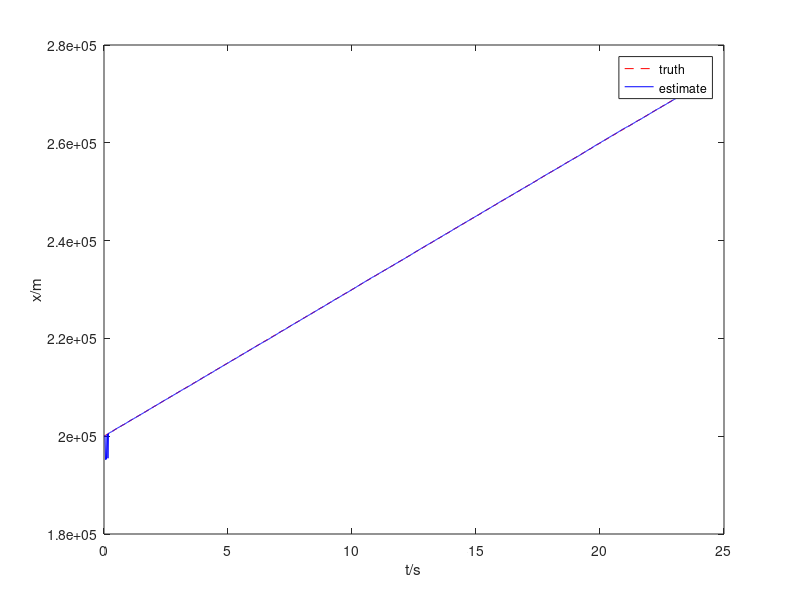
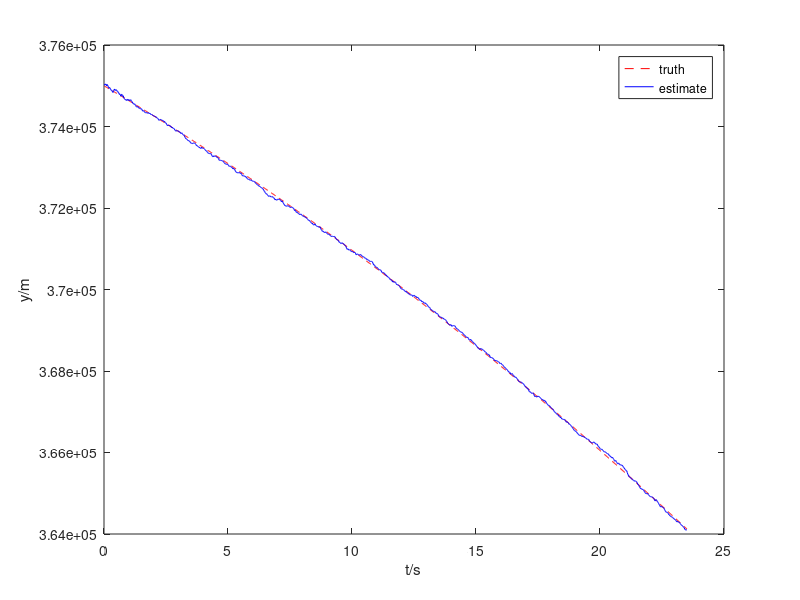
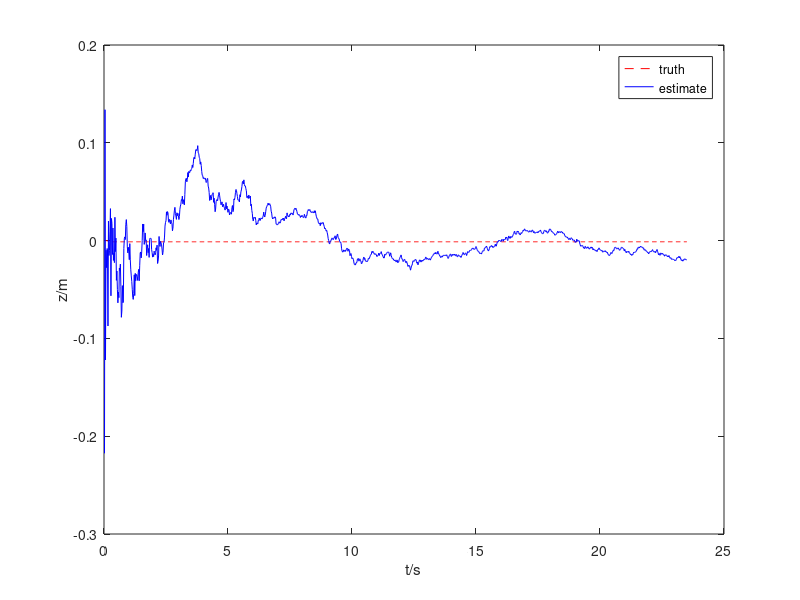
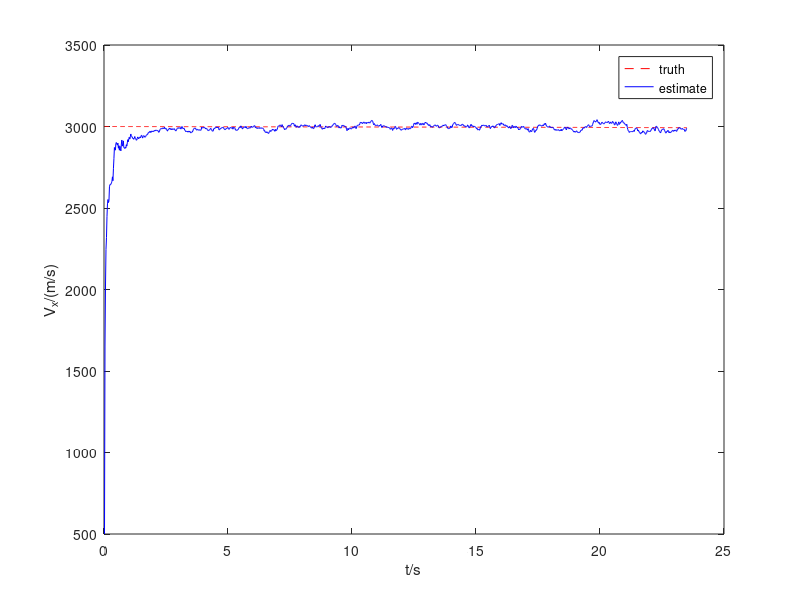

These charts were generated, in order, by the following MATLAB code: (Note: this script raises an error after producing the figures.)
% clear;
% clc;
% close all;

load truth
load est

N = truth.K;
X1 = zeros(N,6);
X2 = zeros(N,6);
X1_est = zeros(N,6);
X2_est = zeros(N,6);
for i = 1:N
    X1(i,:) = truth.X{i}(:,1)';
    X2(i,:) = truth.X{i}(:,2)';
    if size(est.X{i},2) < 2
        if i == 1
            X1_est(i,:) = zeros(1,6);
            X2_est(i,:) = zeros(1,6);   
        else
            X1_est(i,:) = X1_est(i-1,:);
            X2_est(i,:) = X2_est(i-1,:);
        end
    else
        X1_est(i,:) = est.X{i}(:,1)';
        X2_est(i,:) = est.X{i}(:,2)';
    end
end

dX1 = X1-X1_est;
dX2 = X2-X2_est;

%%%%%%%%%%%%%%%%%%%%%%%%%%%%%%%%%%%%%%%%%%%%%%%
% X = X1;
% X1 = X2;
% X2 = X;

t = 0.02*(1:N);
figure(1);
plot(t,X1(:,1),'r--');
hold on;
plot(t,X1_est(:,1),'b-');
xlabel('t/s');ylabel('x/m');
legend('truth','estimate');

figure(2);
plot(t,X1(:,2),'r--');
hold on;
plot(t,X1_est(:,2),'b-');
xlabel('t/s');ylabel('y/m');
legend('truth','estimate');

figure(3);
plot(t,X1(:,3),'r--');
hold on;
plot(t,X1_est(:,3),'b-');
xlabel('t/s');ylabel('z/m');
legend('truth','estimate');

figure(4);
plot(t,X1(:,4),'r--');
hold on;
plot(t,X1_est(:,4),'b-');
xlabel('t/s');ylabel('V_x/(m/s)');
legend('truth','estimate');

figure(5);
plot(t,X1(:,5),'r--');
hold on;
plot(t,X1_est(:,5),'b-');
xlabel('t/s');ylabel('V_y/(m/s)');
legend('truth','estimate');

figure(6);
plot(t,X1(:,6),'r--');
hold on;
plot(t,X1_est(:,6),'b-');
xlabel('t/s');ylabel('V_z/(m/s)');
legend('truth','estimate');

figure(7);
plot(t,X1(:,7),'r--');
hold on;
plot(t,X1_est(:,7),'b-');
xlabel('t/s');ylabel('a_x/(m^2/s)');
legend('truth','estimate');

figure(8);
plot(t,X1(:,8),'r--');
hold on;
plot(t,X1_est(:,8),'b-');
xlabel('t/s');ylabel('a_y/(m^2/s)');
legend('truth','estimate');

figure(9);
plot(t,X1(:,9),'r--');
hold on;
plot(t,X1_est(:,9),'b-');
xlabel('t/s');ylabel('a_z/(m/s)');
legend('truth','estimate');

%%%%%%%%%%%%%%%%%%%%%%%%%%%%%%%%%%%%%%%%%%%%
figure(11);
plot(t,X2(:,1),'r--');
hold on;
plot(t,X2_est(:,1),'b-');
xlabel('t/s');ylabel('x/m');
legend('truth','estimate');

figure(12);
plot(t,X2(:,2),'r--');
hold on;
plot(t,X2_est(:,2),'b-');
xlabel('t/s');ylabel('y/m');
legend('truth','estimate');

figure(13);
plot(t,X2(:,3),'r--');
hold on;
plot(t,X2_est(:,3),'b-');
xlabel('t/s');ylabel('z/m');
legend('truth','estimate');

figure(14);
plot(t,X2(:,4),'r--');
hold on;
plot(t,X2_est(:,4),'b-');
xlabel('t/s');ylabel('V_x/(m/s)');
legend('truth','estimate');

figure(15);
plot(t,X2(:,5),'r--');
hold on;
plot(t,X2_est(:,5),'b-');
xlabel('t/s');ylabel('V_y/(m/s)');
legend('truth','estimate');

figure(16);
plot(t,X2(:,6),'r--');
hold on;
plot(t,X2_est(:,6),'b-');
xlabel('t/s');ylabel('V_z/(m/s)');
legend('truth','estimate');

figure(17);
plot(t,X2(:,7),'r--');
hold on;
plot(t,X2_est(:,7),'b-');
xlabel('t/s');ylabel('a_x/(m^2/s)');
legend('truth','estimate');

figure(18);
plot(t,X2(:,8),'r--');
hold on;
plot(t,X2_est(:,8),'b-');
xlabel('t/s');ylabel('a_y/(m^2/s)');
legend('truth','estimate');

figure(19);
plot(t,X2(:,9),'r--');
hold on;
plot(t,X2_est(:,9),'b-');
xlabel('t/s');ylabel('a_z/(m/s)');
legend('truth','estimate');


